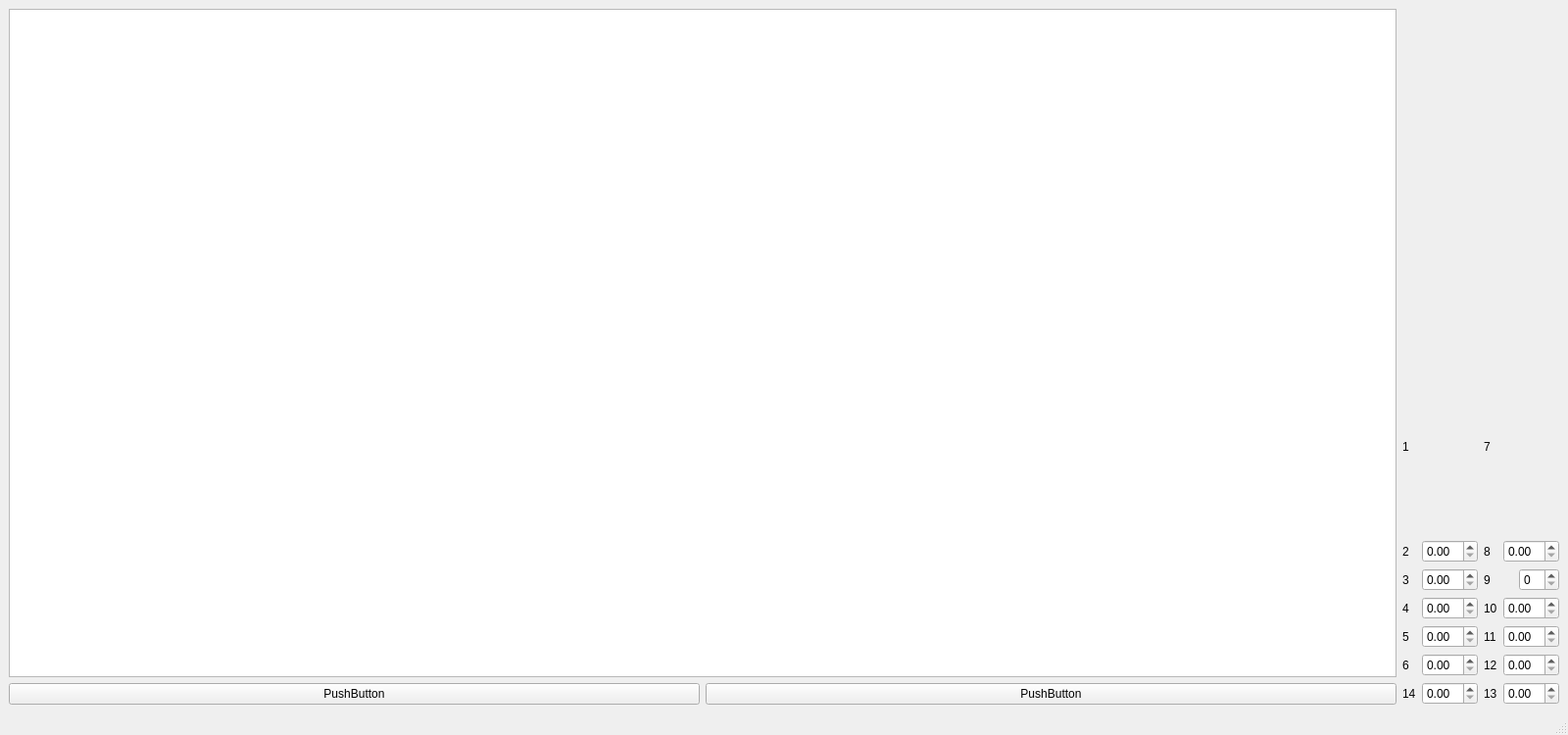
<?xml version="1.0" encoding="UTF-8"?>
<ui version="4.0">
 <class>MainWindow</class>
 <widget class="QMainWindow" name="MainWindow">
  <property name="geometry">
   <rect>
    <x>0</x>
    <y>0</y>
    <width>1600</width>
    <height>750</height>
   </rect>
  </property>
  <property name="windowTitle">
   <string>MainWindow</string>
  </property>
  <widget class="QWidget" name="centralwidget">
   <layout class="QHBoxLayout" name="horizontalLayout_2">
    <item>
     <layout class="QVBoxLayout" name="lay_table">
      <item>
       <widget class="QTableWidget" name="PdTable"/>
      </item>
      <item>
       <layout class="QHBoxLayout" name="lay_buts">
        <item>
         <widget class="QPushButton" name="but_call">
          <property name="text">
           <string>PushButton</string>
          </property>
         </widget>
        </item>
        <item>
         <widget class="QPushButton" name="but_descr">
          <property name="text">
           <string>PushButton</string>
          </property>
         </widget>
        </item>
       </layout>
      </item>
     </layout>
    </item>
    <item>
     <layout class="QVBoxLayout" name="lay_graph">
      <item>
       <widget class="MyGraph" name="MplGraph" native="true"/>
      </item>
      <item>
       <layout class="QHBoxLayout" name="vlayout_left_right">
        <item>
         <layout class="QVBoxLayout" name="vlayout_left">
          <item>
           <widget class="QLabel" name="label_params_enter">
            <property name="text">
             <string>1</string>
            </property>
           </widget>
          </item>
          <item>
           <layout class="QHBoxLayout" name="lay_L">
            <item>
             <widget class="QLabel" name="label_L">
              <property name="text">
               <string>2</string>
              </property>
             </widget>
            </item>
            <item>
             <widget class="QDoubleSpinBox" name="doubleSpinBox_L"/>
            </item>
           </layout>
          </item>
          <item>
           <layout class="QHBoxLayout" name="lay_R">
            <item>
             <widget class="QLabel" name="label_R">
              <property name="text">
               <string>3</string>
              </property>
             </widget>
            </item>
            <item>
             <widget class="QDoubleSpinBox" name="doubleSpinBox_R"/>
            </item>
           </layout>
          </item>
          <item>
           <layout class="QHBoxLayout" name="lay_E0">
            <item>
             <widget class="QLabel" name="label_E0">
              <property name="text">
               <string>4</string>
              </property>
             </widget>
            </item>
            <item>
             <widget class="QDoubleSpinBox" name="doubleSpinBox_E0"/>
            </item>
           </layout>
          </item>
          <item>
           <layout class="QHBoxLayout" name="lay_w">
            <item>
             <widget class="QLabel" name="label_w">
              <property name="text">
               <string>5</string>
              </property>
             </widget>
            </item>
            <item>
             <widget class="QDoubleSpinBox" name="doubleSpinBox_w"/>
            </item>
           </layout>
          </item>
          <item>
           <layout class="QHBoxLayout" name="lay_I0">
            <item>
             <widget class="QLabel" name="label_I0">
              <property name="text">
               <string>6</string>
              </property>
             </widget>
            </item>
            <item>
             <widget class="QDoubleSpinBox" name="doubleSpinBox_I0"/>
            </item>
           </layout>
          </item>
          <item>
           <layout class="QHBoxLayout" name="lay_V">
            <item>
             <widget class="QLabel" name="label_V">
              <property name="text">
               <string>14</string>
              </property>
             </widget>
            </item>
            <item>
             <widget class="QDoubleSpinBox" name="doubleSpinBox_V"/>
            </item>
           </layout>
          </item>
         </layout>
        </item>
        <item>
         <layout class="QVBoxLayout" name="vlayout_right">
          <item>
           <widget class="QLabel" name="label_params_enter2">
            <property name="text">
             <string>7</string>
            </property>
           </widget>
          </item>
          <item>
           <layout class="QHBoxLayout" name="lay_h0">
            <item>
             <widget class="QLabel" name="label_h0">
              <property name="text">
               <string>8</string>
              </property>
             </widget>
            </item>
            <item>
             <widget class="QDoubleSpinBox" name="doubleSpinBox_h0"/>
            </item>
           </layout>
          </item>
          <item>
           <layout class="QHBoxLayout" name="lay_n">
            <item>
             <widget class="QLabel" name="label_n">
              <property name="text">
               <string>9</string>
              </property>
             </widget>
            </item>
            <item>
             <widget class="QSpinBox" name="spinBox_n"/>
            </item>
           </layout>
          </item>
          <item>
           <layout class="QHBoxLayout" name="lay_eps">
            <item>
             <widget class="QLabel" name="label_eps">
              <property name="text">
               <string>10</string>
              </property>
             </widget>
            </item>
            <item>
             <widget class="QDoubleSpinBox" name="doubleSpinBox_eps"/>
            </item>
           </layout>
          </item>
          <item>
           <layout class="QHBoxLayout" name="lay_xmin">
            <item>
             <widget class="QLabel" name="label_xmin">
              <property name="text">
               <string>11</string>
              </property>
             </widget>
            </item>
            <item>
             <widget class="QDoubleSpinBox" name="doubleSpinBox_xmin"/>
            </item>
           </layout>
          </item>
          <item>
           <layout class="QHBoxLayout" name="lay_xmax">
            <item>
             <widget class="QLabel" name="label_xmax">
              <property name="text">
               <string>12</string>
              </property>
             </widget>
            </item>
            <item>
             <widget class="QDoubleSpinBox" name="doubleSpinBox_xmax"/>
            </item>
           </layout>
          </item>
          <item>
           <layout class="QHBoxLayout" name="lay_xeps">
            <item>
             <widget class="QLabel" name="label_xeps">
              <property name="text">
               <string>13</string>
              </property>
             </widget>
            </item>
            <item>
             <widget class="QDoubleSpinBox" name="doubleSpinBox_xeps"/>
            </item>
           </layout>
          </item>
         </layout>
        </item>
       </layout>
      </item>
     </layout>
    </item>
   </layout>
  </widget>
  <widget class="QMenuBar" name="menubar">
   <property name="geometry">
    <rect>
     <x>0</x>
     <y>0</y>
     <width>1600</width>
     <height>21</height>
    </rect>
   </property>
  </widget>
  <widget class="QStatusBar" name="statusbar"/>
 </widget>
 <customwidgets>
  <customwidget>
   <class>MyGraph</class>
   <extends>QWidget</extends>
   <header>MyGraph.h</header>
   <container>1</container>
  </customwidget>
 </customwidgets>
 <resources/>
 <connections/>
</ui>
